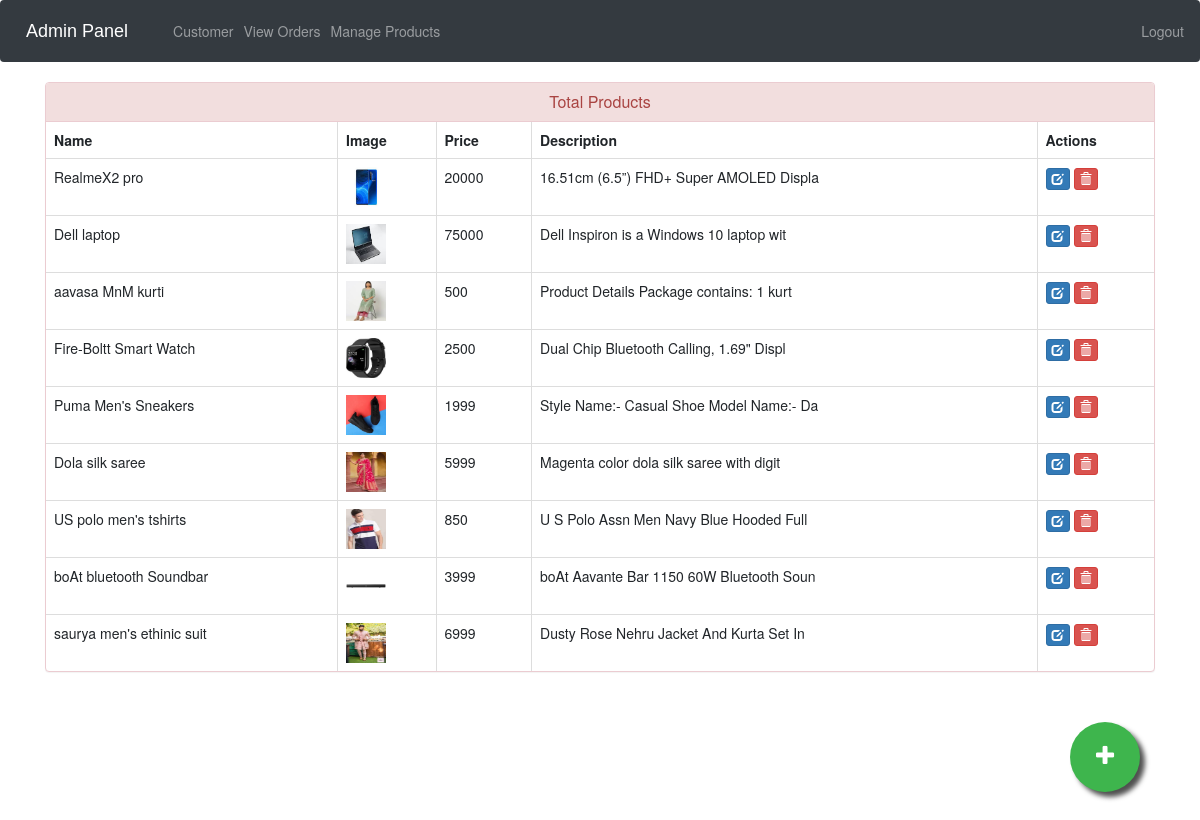
Screenshot of /admin-products (signed in) with the database file from the repository.
### ecom/models.py (models this page shows, shortened)
class Product(models.Model):
    name=models.CharField(max_length=40)
    product_image= models.ImageField(upload_to='product_image/',null=True,blank=True)
    price = models.PositiveIntegerField()
    description=models.CharField(max_length=40)

### ecom/views.py (the view)
# urls.py: path('admin-products', views.admin_products_view,name='admin-products'),
@login_required(login_url='adminlogin')
def admin_products_view(request):
    products=models.Product.objects.all()
    return render(request,'ecom/admin_products.html',{'products':products})

### templates/ecom/admin_products.html (shortened to what this page needs)
{% extends 'ecom/admin_base.html' %}
{% load static %}
{% block content %}
<head>
  <link href="//netdna.bootstrapcdn.com/bootstrap/3.0.0/css/bootstrap.min.css" rel="stylesheet" id="bootstrap-css">
</head>
<div class="container">
  <div class="panel panel-danger">
    <div class="panel-heading">
      <h6 class="panel-title">Total Products</h6>
    </div>
    <table class="table table-hover table-bordered" id="dev-table">
      <thead>
        <tr>
          <th>Name</th>
          <th>Image</th>
          <th>Price</th>
          <th>Description</th>
          <th>Actions</th>
        </tr>
      </thead>
      {% for p in products %}
  {% if p %}
      <tr>
        <td> {{p.name}}</td>
        <td> <img src="{% static p.product_image.url %}" alt="Profile Pic" height="40px" width="40px" /></td>
        <td>{{p.price}}</td>
        <td>{{p.description}}</td>
        <td><a class="btn btn-primary btn-xs" href="{% url 'update-product' p.id  %}"><span class="glyphicon glyphicon-edit"></span></a>
          <a class="btn btn-danger btn-xs" href="{% url 'delete-product' p.id  %}"><span class="glyphicon glyphicon-trash"></span></a></td>
      </tr>
      {%else%}
      <br><br><br>
      <h1>No Products!!</h1>
      {% endif %}
      {% endfor %}
    </table>
  </div>
</div>
<a href="/admin-add-product" class="float">
<i class="fa fa-plus my-float"></i>
</a>
{% endblock content %}

### templates/ecom/admin_base.html (style rules this page uses)
.fa { font-size: 23px; width: 60px; text-align: center; text-decoration: none; margin: 5px 2px; border-radius: 50%; }

### templates/ecom/admin_products.html (style rules this page uses)
a:link { text-decoration: none; }
h6 { text-align: center; }
.float { position:fixed; width:70px; height:70px; bottom:60px; right:60px; background-color:#3eb54d; color:#FFF; border-radius:50px; text-align:center; box-shadow: 5px 5px 5px #505050; }
.my-float { margin-top:22px; }

### rows the page displays
Product: name "RealmeX2 pro", product_image (picture), price "20000", description "16.51cm (6.5”) FHD+ Super AMOLED Displa"
Product: name "Dell laptop", product_image (picture), price "75000", description "Dell Inspiron is a Windows 10 laptop wit"
Product: name "aavasa MnM kurti", product_image (picture), price "500", description "Product Details Package contains: 1 kurt"
Product: name "Fire-Boltt Smart Watch", product_image (picture), price "2500", description "Dual Chip Bluetooth Calling, 1.69\" Displ"
Product: name "Puma Men's Sneakers", product_image (picture), price "1999", description "Style Name:- Casual Shoe Model Name:- Da"
Product: name "Dola silk saree", product_image (picture), price "5999", description "Magenta color dola silk saree with digit"
Product: name "US polo men's tshirts", product_image (picture), price "850", description "U S Polo Assn Men Navy Blue Hooded Full"
Product: name "boAt bluetooth Soundbar", product_image (picture), price "3999", description "boAt Aavante Bar 1150 60W Bluetooth Soun"
Product: name "saurya men's ethinic suit", product_image (picture), price "6999", description "Dusty Rose Nehru Jacket And Kurta Set In"
